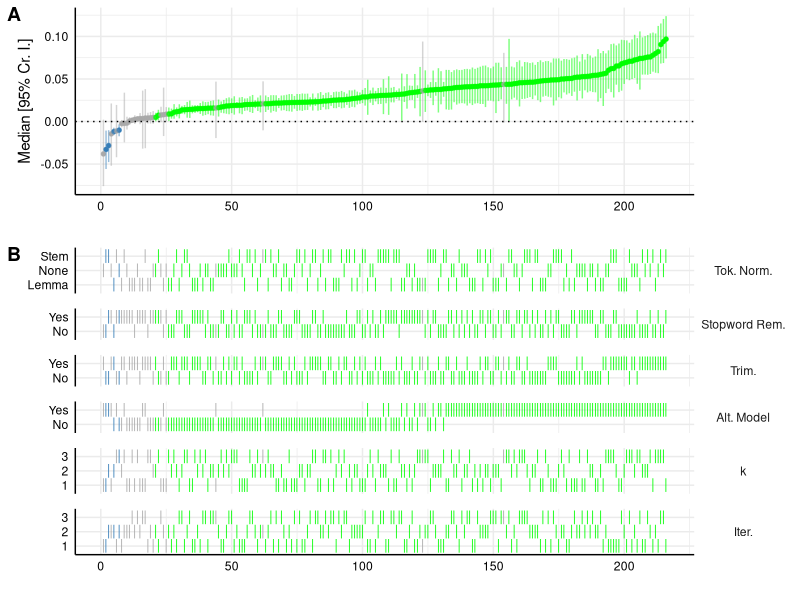
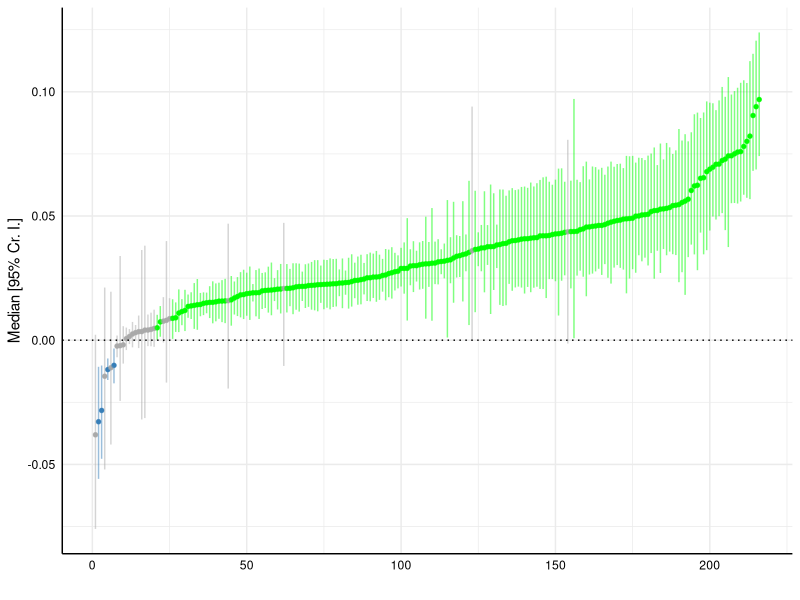
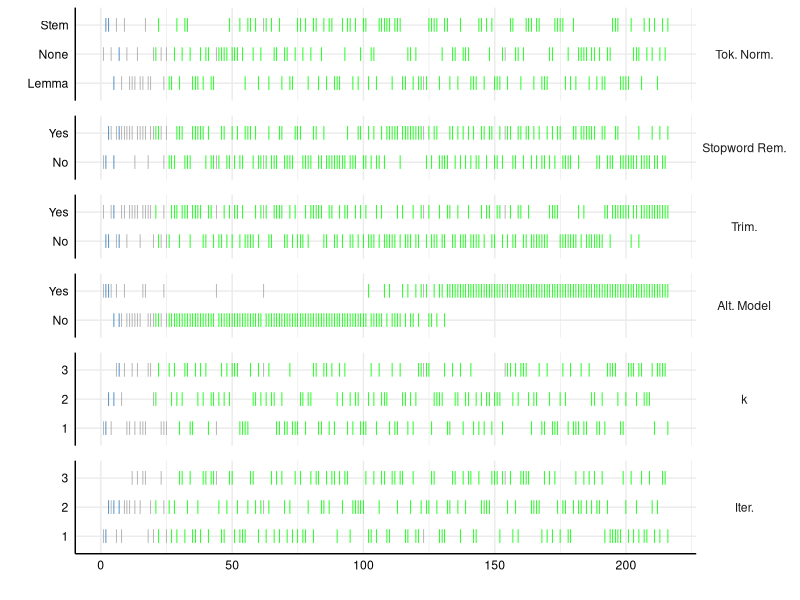

Recreate these plots in R, in order.
library(here)
library(dplyr)
library(ggplot2)

library(cowplot)
# library("dplyr")
# library("ggplot2")
# library("here")
library(stringr)
library(tidyr)

results <- read.csv(here("results", "aggregated", "tvinnereim", "1.csv"))

plot_a <- results |>
    arrange(Estimate) |>
    mutate(
        specifications = 1:nrow(results),
        color = case_when(
            Q2.5 > 0 ~ "green",
            Q97.5 < 0 ~ "#377eb8",
            is.na(Estimate) ~ "#e41a1c",
            TRUE ~ "darkgrey"
        )
    ) |>
    ggplot(aes(
        x = specifications,
        y = Estimate,
        ymin = Q2.5,
        ymax = Q97.5,
        color = color
    )) +
    geom_point(aes(color = color), size = 1) +
    theme_minimal() +
    scale_color_identity() +
    theme(
        strip.text = element_blank(),
        axis.line = element_line("black", linewidth = .5),
        legend.position = "none",
        panel.spacing = unit(0.75, "lines"),
        axis.text = element_text(colour = "black")
    ) +
    labs(x = "", y = "Median [95% Cr. I.]") +
    geom_pointrange(alpha = 0.5, size = 0.6, fatten = 1) +
    geom_hline(yintercept = 0, colour = "black", linetype = "dotted")

value <- key <- NULL
choices = c("Tok. Norm.", "Stopword Rem.", "Trim.", "Alt. Model", "k", "Iter.")

# Todo: Panel B of the entire plot still displays k and iteration settings as
# 1, 2, 3. I suppose that this should actually display the actual values used.
plot_b <- results |>
    arrange(Estimate) |>
    mutate(
        specifications = 1:nrow(results),
        color = case_when(
            Q2.5 > 0 ~ "green",
            Q97.5 < 0 ~ "#377eb8",
            is.na(Estimate) ~ "#e41a1c",
            TRUE ~ "darkgrey"
        )
    ) |>
    mutate(
        token_normalization = case_when(
            str_equal(token_normalization, "none") ~ "None",
            str_equal(token_normalization, "lemmatization") ~ "Lemma",
            str_equal(token_normalization, "stemming") ~ "Stem"
        ),
        stopword_removal = case_when(
            stopword_removal ~ "Yes",
            !stopword_removal ~ "No"
        ),
        trimming = case_when(
            trimming ~ "Yes",
            !trimming ~ "No"
        ),
        alternative_model = case_when(
            alternative_model ~ "Yes",
            !alternative_model ~ "No"
        )
    ) |>
    rename(
        "Tok. Norm." = token_normalization,
        "Stopword Rem." = stopword_removal,
        "Trim." = trimming,
        "Alt. Model" = alternative_model,
        "k" = k_setting,
        "Iter." = iteration_setting
    ) |>
    gather(key, value, all_of(choices)) |>
    mutate(key = factor(key, levels = choices)) |>
    ggplot(aes(x = specifications, y = value, color = color)) +
    geom_point(aes(x = specifications, y = value), shape = 124, size = 3.35) +
    scale_color_identity() +
    theme_minimal() +
    facet_grid(key ~ 1, scales = "free_y", space = "free_y") +
    theme(
        axis.line = element_line("black", linewidth = 0.5),
        legend.position = "none",
        panel.spacing = unit(0.75, "lines"),
        axis.text = element_text(colour = "black"),
        strip.text.x = element_blank(),
        strip.text.y = element_text(angle = 0)
    ) +
    labs(x = "", y = "")

plot <- plot_grid(
    plot_a,
    plot_b,
    labels = c("A", "B"),
    align = "v",
    axis = "rbl",
    rel_heights = c(2, 3),
    ncol = 1
)
